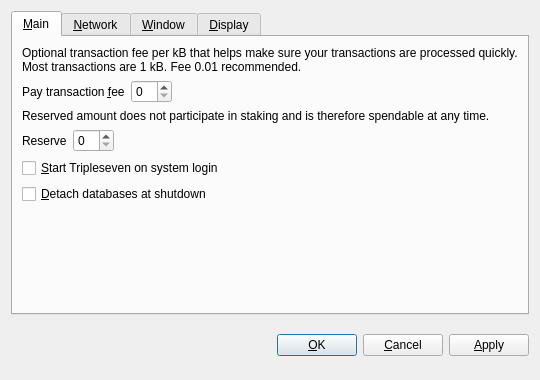
<?xml version="1.0" encoding="UTF-8"?>
<ui version="4.0">
 <class>OptionsDialog</class>
 <widget class="QDialog" name="OptionsDialog">
  <property name="geometry">
   <rect>
    <x>0</x>
    <y>0</y>
    <width>540</width>
    <height>380</height>
   </rect>
  </property>
  <property name="windowTitle">
   <string>Options</string>
  </property>
  <property name="modal">
   <bool>true</bool>
  </property>
  <layout class="QVBoxLayout" name="verticalLayout">
   <item>
    <widget class="QTabWidget" name="tabWidget">
     <property name="tabPosition">
      <enum>QTabWidget::North</enum>
     </property>
     <property name="currentIndex">
      <number>0</number>
     </property>
     <widget class="QWidget" name="tabMain">
      <attribute name="title">
       <string>&amp;Main</string>
      </attribute>
      <layout class="QVBoxLayout" name="verticalLayout_Main">
       <item>
        <widget class="QLabel" name="transactionFeeInfoLabel">
         <property name="text">
          <string>Optional transaction fee per kB that helps make sure your transactions are processed quickly. Most transactions are 1 kB. Fee 0.01 recommended.</string>
         </property>
         <property name="textFormat">
          <enum>Qt::PlainText</enum>
         </property>
         <property name="wordWrap">
          <bool>true</bool>
         </property>
        </widget>
       </item>
       <item>
        <layout class="QHBoxLayout" name="horizontalLayoutFee">
         <item>
          <widget class="QLabel" name="transactionFeeLabel">
           <property name="text">
            <string>Pay transaction &amp;fee</string>
           </property>
           <property name="textFormat">
            <enum>Qt::PlainText</enum>
           </property>
           <property name="buddy">
            <cstring>transactionFee</cstring>
           </property>
          </widget>
         </item>
         <item>
          <widget class="BitcoinAmountField" name="transactionFee"/>
         </item>
         <item>
          <spacer name="horizontalSpacerFee">
           <property name="orientation">
            <enum>Qt::Horizontal</enum>
           </property>
           <property name="sizeHint" stdset="0">
            <size>
             <width>40</width>
             <height>20</height>
            </size>
           </property>
          </spacer>
         </item>
        </layout>
       </item>
       <item>
        <widget class="QLabel" name="reserveBalanceInfoLabel">
         <property name="text">
          <string>Reserved amount does not participate in staking and is therefore spendable at any time.</string>
         </property>
         <property name="textFormat">
          <enum>Qt::PlainText</enum>
         </property>
         <property name="wordWrap">
          <bool>true</bool>
         </property>
        </widget>
       </item>
       <item>
        <layout class="QHBoxLayout" name="horizontalLayoutReserveBalance">
         <item>
          <widget class="QLabel" name="reserveBalanceLabel">
           <property name="text">
            <string>Reserve</string>
           </property>
           <property name="textFormat">
            <enum>Qt::PlainText</enum>
           </property>
           <property name="buddy">
            <cstring>reserveBalance</cstring>
           </property>
          </widget>
         </item>
         <item>
          <widget class="BitcoinAmountField" name="reserveBalance"/>
         </item>
         <item>
          <spacer name="horizontalSpacerReserveBalance">
           <property name="orientation">
            <enum>Qt::Horizontal</enum>
           </property>
           <property name="sizeHint" stdset="0">
            <size>
             <width>40</width>
             <height>20</height>
            </size>
           </property>
          </spacer>
         </item>
        </layout>
       </item>
       <item>
        <widget class="QCheckBox" name="bitcoinAtStartup">
         <property name="toolTip">
          <string>Automatically start Tripleseven after logging in to the system.</string>
         </property>
         <property name="text">
          <string>&amp;Start Tripleseven on system login</string>
         </property>
        </widget>
       </item>
       <item>
        <widget class="QCheckBox" name="detachDatabases">
         <property name="toolTip">
          <string>Detach block and address databases at shutdown. This means they can be moved to another data directory, but it slows down shutdown. The wallet is always detached.</string>
         </property>
         <property name="text">
          <string>&amp;Detach databases at shutdown</string>
         </property>
        </widget>
       </item>
       <item>
        <spacer name="verticalSpacer_Main">
         <property name="orientation">
          <enum>Qt::Vertical</enum>
         </property>
         <property name="sizeHint" stdset="0">
          <size>
           <width>20</width>
           <height>40</height>
          </size>
         </property>
        </spacer>
       </item>
      </layout>
     </widget>
     <widget class="QWidget" name="tabNetwork">
      <attribute name="title">
       <string>&amp;Network</string>
      </attribute>
      <layout class="QVBoxLayout" name="verticalLayout_Network">
       <item>
        <widget class="QCheckBox" name="mapPortUpnp">
         <property name="toolTip">
          <string>Automatically open the Tripleseven client port on the router. This only works when your router supports UPnP and it is enabled.</string>
         </property>
         <property name="text">
          <string>Map port using &amp;UPnP</string>
         </property>
        </widget>
       </item>
       <item>
        <widget class="QCheckBox" name="connectSocks">
         <property name="toolTip">
          <string>Connect to the Tripleseven network through a SOCKS proxy (e.g. when connecting through Tor).</string>
         </property>
         <property name="text">
          <string>&amp;Connect through SOCKS proxy:</string>
         </property>
        </widget>
       </item>
       <item>
        <layout class="QHBoxLayout" name="horizontalLayout_Network">
         <item>
          <widget class="QLabel" name="proxyIpLabel">
           <property name="text">
            <string>Proxy &amp;IP:</string>
           </property>
           <property name="textFormat">
            <enum>Qt::PlainText</enum>
           </property>
           <property name="buddy">
            <cstring>proxyIp</cstring>
           </property>
          </widget>
         </item>
         <item>
          <widget class="QValidatedLineEdit" name="proxyIp">
           <property name="maximumSize">
            <size>
             <width>140</width>
             <height>16777215</height>
            </size>
           </property>
           <property name="toolTip">
            <string>IP address of the proxy (e.g. 127.0.0.1)</string>
           </property>
          </widget>
         </item>
         <item>
          <widget class="QLabel" name="proxyPortLabel">
           <property name="text">
            <string>&amp;Port:</string>
           </property>
           <property name="textFormat">
            <enum>Qt::PlainText</enum>
           </property>
           <property name="buddy">
            <cstring>proxyPort</cstring>
           </property>
          </widget>
         </item>
         <item>
          <widget class="QLineEdit" name="proxyPort">
           <property name="maximumSize">
            <size>
             <width>55</width>
             <height>16777215</height>
            </size>
           </property>
           <property name="toolTip">
            <string>Port of the proxy (e.g. 9050)</string>
           </property>
          </widget>
         </item>
         <item>
          <widget class="QLabel" name="socksVersionLabel">
           <property name="text">
            <string>SOCKS &amp;Version:</string>
           </property>
           <property name="textFormat">
            <enum>Qt::PlainText</enum>
           </property>
           <property name="buddy">
            <cstring>socksVersion</cstring>
           </property>
          </widget>
         </item>
         <item>
          <widget class="QValueComboBox" name="socksVersion">
           <property name="toolTip">
            <string>SOCKS version of the proxy (e.g. 5)</string>
           </property>
          </widget>
         </item>
         <item>
          <spacer name="horizontalSpacer_Network">
           <property name="orientation">
            <enum>Qt::Horizontal</enum>
           </property>
           <property name="sizeHint" stdset="0">
            <size>
             <width>40</width>
             <height>20</height>
            </size>
           </property>
          </spacer>
         </item>
        </layout>
       </item>
       <item>
        <spacer name="verticalSpacer_Network">
         <property name="orientation">
          <enum>Qt::Vertical</enum>
         </property>
         <property name="sizeHint" stdset="0">
          <size>
           <width>20</width>
           <height>40</height>
          </size>
         </property>
        </spacer>
       </item>
      </layout>
     </widget>
     <widget class="QWidget" name="tabWindow">
      <attribute name="title">
       <string>&amp;Window</string>
      </attribute>
      <layout class="QVBoxLayout" name="verticalLayout_Window">
       <item>
        <widget class="QCheckBox" name="minimizeToTray">
         <property name="toolTip">
          <string>Show only a tray icon after minimizing the window.</string>
         </property>
         <property name="text">
          <string>&amp;Minimize to the tray instead of the taskbar</string>
         </property>
        </widget>
       </item>
       <item>
        <widget class="QCheckBox" name="minimizeOnClose">
         <property name="toolTip">
          <string>Minimize instead of exit the application when the window is closed. When this option is enabled, the application will be closed only after selecting Quit in the menu.</string>
         </property>
         <property name="text">
          <string>M&amp;inimize on close</string>
         </property>
        </widget>
       </item>
       <item>
        <spacer name="verticalSpacer_Window">
         <property name="orientation">
          <enum>Qt::Vertical</enum>
         </property>
         <property name="sizeHint" stdset="0">
          <size>
           <width>20</width>
           <height>40</height>
          </size>
         </property>
        </spacer>
       </item>
      </layout>
     </widget>
     <widget class="QWidget" name="tabDisplay">
      <attribute name="title">
       <string>&amp;Display</string>
      </attribute>
      <layout class="QVBoxLayout" name="verticalLayout_Display">
       <item>
        <layout class="QHBoxLayout" name="horizontalLayout_1_Display">
         <item>
          <widget class="QLabel" name="langLabel">
           <property name="text">
            <string>User Interface &amp;language:</string>
           </property>
           <property name="textFormat">
            <enum>Qt::PlainText</enum>
           </property>
           <property name="buddy">
            <cstring>lang</cstring>
           </property>
          </widget>
         </item>
         <item>
          <widget class="QValueComboBox" name="lang">
           <property name="toolTip">
            <string>The user interface language can be set here. This setting will take effect after restarting Tripleseven.</string>
           </property>
          </widget>
         </item>
        </layout>
       </item>
       <item>
        <layout class="QHBoxLayout" name="horizontalLayout_2_Display">
         <item>
          <widget class="QLabel" name="unitLabel">
           <property name="text">
            <string>&amp;Unit to show amounts in:</string>
           </property>
           <property name="textFormat">
            <enum>Qt::PlainText</enum>
           </property>
           <property name="buddy">
            <cstring>unit</cstring>
           </property>
          </widget>
         </item>
         <item>
          <widget class="QValueComboBox" name="unit">
           <property name="toolTip">
            <string>Choose the default subdivision unit to show in the interface and when sending coins.</string>
           </property>
          </widget>
         </item>
        </layout>
       </item>
       <item>
        <widget class="QCheckBox" name="displayAddresses">
         <property name="toolTip">
          <string>Whether to show Tripleseven addresses in the transaction list or not.</string>
         </property>
         <property name="text">
          <string>&amp;Display addresses in transaction list</string>
         </property>
        </widget>
       </item>
       <item>
        <widget class="QCheckBox" name="coinControlFeatures">
         <property name="toolTip">
          <string>Whether to show coin control features or not.</string>
         </property>
         <property name="text">
          <string>Display coin &amp;control features (experts only!)</string>
         </property>
        </widget>
       </item>
       <item>
        <spacer name="verticalSpacer_Display">
         <property name="orientation">
          <enum>Qt::Vertical</enum>
         </property>
         <property name="sizeHint" stdset="0">
          <size>
           <width>20</width>
           <height>40</height>
          </size>
         </property>
        </spacer>
       </item>
      </layout>
     </widget>
    </widget>
   </item>
   <item>
    <layout class="QHBoxLayout" name="horizontalLayout_Buttons">
     <item>
      <spacer name="horizontalSpacer_1">
       <property name="orientation">
        <enum>Qt::Horizontal</enum>
       </property>
       <property name="sizeHint" stdset="0">
        <size>
         <width>40</width>
         <height>48</height>
        </size>
       </property>
      </spacer>
     </item>
     <item>
      <widget class="QLabel" name="statusLabel">
       <property name="font">
        <font>
         <weight>75</weight>
         <bold>true</bold>
        </font>
       </property>
       <property name="text">
        <string/>
       </property>
       <property name="textFormat">
        <enum>Qt::PlainText</enum>
       </property>
       <property name="wordWrap">
        <bool>true</bool>
       </property>
      </widget>
     </item>
     <item>
      <spacer name="horizontalSpacer_2">
       <property name="orientation">
        <enum>Qt::Horizontal</enum>
       </property>
       <property name="sizeHint" stdset="0">
        <size>
         <width>40</width>
         <height>48</height>
        </size>
       </property>
      </spacer>
     </item>
     <item>
      <widget class="QPushButton" name="okButton">
       <property name="text">
        <string>&amp;OK</string>
       </property>
      </widget>
     </item>
     <item>
      <widget class="QPushButton" name="cancelButton">
       <property name="text">
        <string>&amp;Cancel</string>
       </property>
       <property name="autoDefault">
        <bool>false</bool>
       </property>
      </widget>
     </item>
     <item>
      <widget class="QPushButton" name="applyButton">
       <property name="text">
        <string>&amp;Apply</string>
       </property>
       <property name="autoDefault">
        <bool>false</bool>
       </property>
      </widget>
     </item>
    </layout>
   </item>
  </layout>
 </widget>
 <customwidgets>
  <customwidget>
   <class>BitcoinAmountField</class>
   <extends>QSpinBox</extends>
   <header>bitcoinamountfield.h</header>
  </customwidget>
  <customwidget>
   <class>QValueComboBox</class>
   <extends>QComboBox</extends>
   <header>qvaluecombobox.h</header>
  </customwidget>
  <customwidget>
   <class>QValidatedLineEdit</class>
   <extends>QLineEdit</extends>
   <header>qvalidatedlineedit.h</header>
  </customwidget>
 </customwidgets>
 <resources/>
 <connections/>
</ui>
